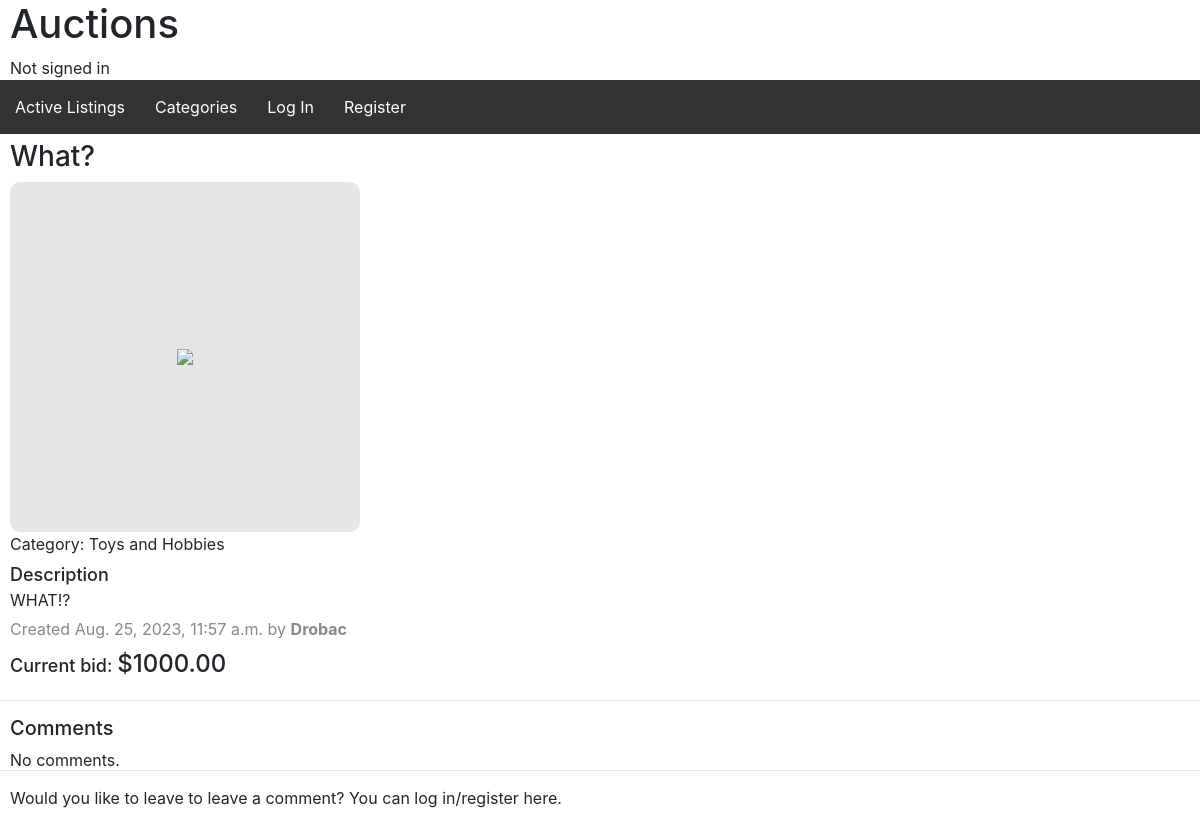
/listing/9, run on an earlier commit of the app's database.
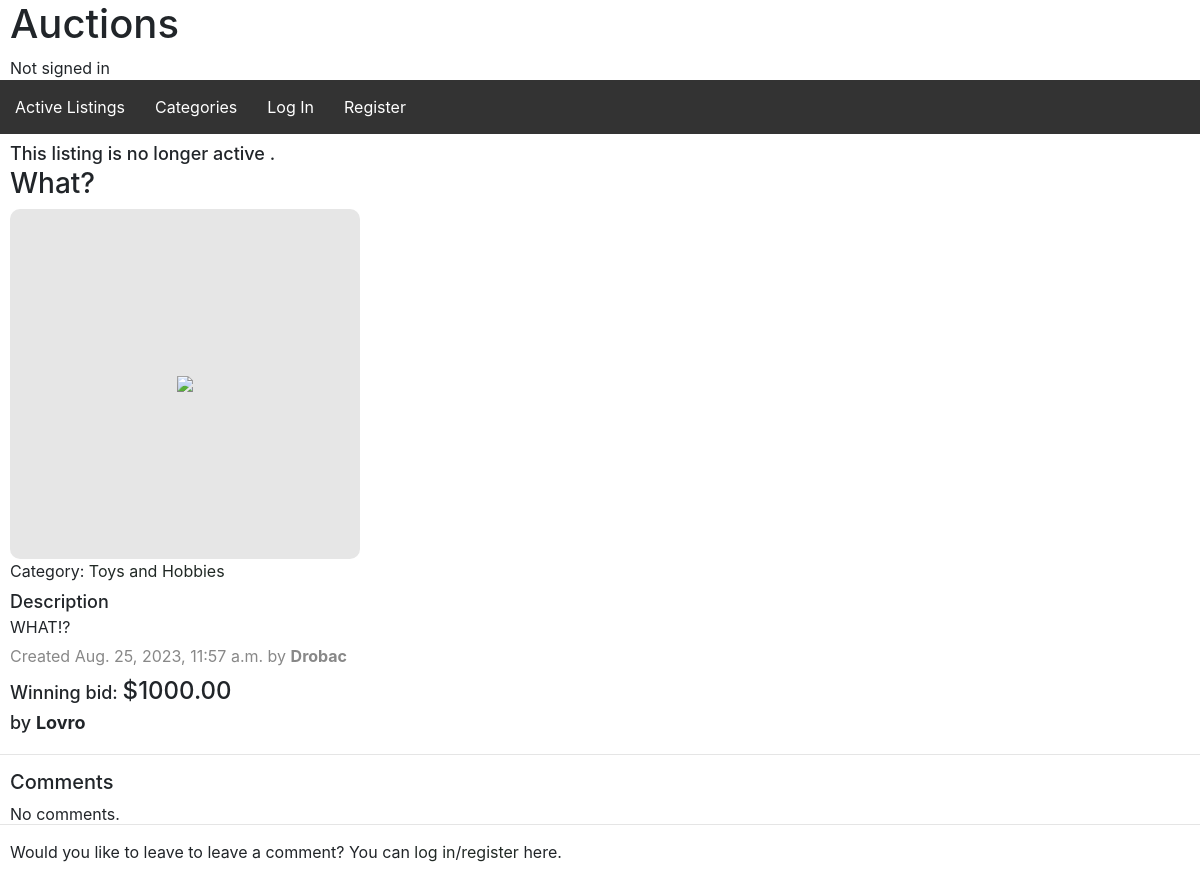
And on a later commit of the database.
### auctions/models.py (models this page shows, shortened)
class Bid(models.Model):
    id = models.BigAutoField(primary_key=True)
    buyer = models.ForeignKey(User, on_delete=models.CASCADE, related_name="bids")
    listing = models.ForeignKey(Listing, on_delete=models.CASCADE, related_name="bids")
    highest_bid = models.BooleanField(default=True)
    amount = models.DecimalField(max_digits=12, decimal_places=2)

class Listing(models.Model):
    id = models.BigAutoField(primary_key=True)
    time = models.DateTimeField(auto_now_add=True)
    seller = models.ForeignKey(User, on_delete=models.PROTECT, related_name="listings")
    title = models.CharField(blank=False, null=False, max_length=64)
    description = models.CharField(max_length=500)
    start_price = models.DecimalField(blank=False, null=False, max_digits=12, decimal_places=2, validators=[MinValueValidator(limit_value=0)])
    category = models.CharField(
        max_length=2,
        choices=CATEGORY_CHOICES,
        default="All Categories"
    )
    image = models.URLField(blank=True, null=True)
    active_status = models.BooleanField(default=True)
    buyer = models.ForeignKey(User, on_delete=models.PROTECT, default=None, null=True, blank=True, related_name="bought_listings")

class User(AbstractUser):
    id = models.BigAutoField(primary_key=True)
    watchlist = models.ManyToManyField("Listing", blank=True, related_name="watchers")

### auctions/views.py (the view, shortened to what this page needs)
# urls.py: path("listing/<int:listing_id>", views.listing_view, name="listing"),
def listing_view(request, listing_id):
    try:
        listing = Listing.objects.get(pk=listing_id)
    except Listing.DoesNotExist:
        return HttpResponseRedirect(reverse("index"))
    comments = Comment.objects.filter(listing=listing_id)
    try:
        if listing in request.user.watchlist.all():
            watchlist = True
        else:
            watchlist = False
    except AttributeError:
        watchlist = None
    try:
        bid = listing.bids.get(highest_bid=True)
    except Bid.DoesNotExist:
        bid = None
    return render(request, "auctions/listing.html", {
        "listing": listing,
        "comments": comments,
        "watchlist": watchlist,
        "bid": bid,
    })

### auctions/templates/auctions/listing.html (shortened to what this page needs)
{% extends "auctions/layout.html" %}
{% block body %}
    {% if not listing.active_status %}
        <div id="listing-inactive">
            This listing is no longer active {% if user == listing.buyer %}(you have won the auction){% endif %}.
        </div>
    {% endif %}
    <div id="listing-title">
        <h3>{{ listing.title }}</h3>
    </div>
    <div class="listing-image">
        {% if listing.image %}
            <img src="{{ listing.image }}">
        {% else %}
            <img src="https://upload.wikimedia.org/wikipedia/commons/1/14/No_Image_Available.jpg?20200913095930">
        {% endif %}
    </div>
    <div id="listing-category">
        Category: <a href="{% url 'categories' %}?c={{ listing.get_category_display }}">{{ listing.get_category_display }}</a>
    </div>
    <div id="listing-description">
        <div id="desc-title">
            Description
        </div>
        <div id="text">
            {{ listing.description}}
        </div>
    </div>
    <div id="listing-timestamp">
        Created {{ listing.time }} by {% if listing.seller == user %} <strong>you</strong> {% else %} <strong>{{ listing.seller }}</strong> {% endif %}
    </div>
    <div id="listing-price">
        {% if bid %}
            {% if listing.active_status %}
                <div>
                    Current bid: <span>${{ bid.amount }}</span> {% if bid.buyer == user %} (by <strong>you</strong>) {% endif %}
                </div>
            {% else %}
                <div>
                    Winning bid: <span>${{ bid.amount }}</span>
                </div>
                <div>
                    {% if listing.buyer == user %}
                        by <strong>you</strong>
                    {% else %}
                        by <strong>{{ listing.buyer }}</strong>
                    {% endif %}
                </div>
            {% endif %}
        {% else %}
            Starting price: <span>${{ listing.start_price }}</span>
        {% endif %}
    </div>
    <div id="comments">
        <hr>
        <div id="comm-title">
            <h5>
                Comments
            </h5>
        </div>
        {% if comments %}
            <div>
                <ul>
                {% for comment in comments %}
                    <li class="comment">
                        <hr>
                        <div>
                            <strong>{{ comment.commenter }}</strong>
                        </div>
                        <div>
                            {{ comment.text }}
                        </div>
                    </li>
                {% endfor %}
                </ul>
            </div>
        {% else %}
            <div>
                No comments.
            </div>
        {% endif %}
        {% if user.is_authenticated %}
            <div id="new-comm">
                <hr>
                <form action="{% url 'listing' listing.id %}" method="post">
                    {% csrf_token %}
                    <div>
                        <textarea name="cmnt" placeholder="Comment..."></textarea>
                    </div>
                    <div>
                        <button type="submit">Post</button>
                    </div>
                </form>
            </div>
        {% else %}
            <hr>
            <div>
                Would you like to leave to leave a comment? You can <a href="{% url 'login' %}">log in</a>/<a href="{% url 'register' %}">register</a> here.
            </div>
        {% endif %}
    </div>
{% endblock %}

What changed in the data, as far as the page shows it:
changed Listing "What?": active_status True → False (drawn); buyer (not shown) → "Lovro"
Also different on the page:
text no longer shown: "Current bid:"
text now shown: "This listing is no longer active . Winning bid: by"
